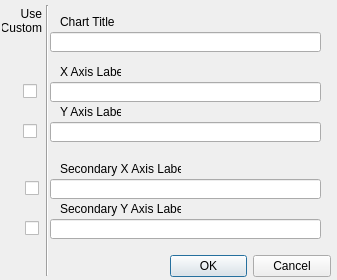
<?xml version="1.0" encoding="UTF-8"?>
<ui version="4.0">
 <class>tuplotAxisLabel</class>
 <widget class="QDialog" name="tuplotAxisLabel">
  <property name="geometry">
   <rect>
    <x>0</x>
    <y>0</y>
    <width>337</width>
    <height>280</height>
   </rect>
  </property>
  <property name="windowTitle">
   <string>Tuplot - Axis Labels</string>
  </property>
  <widget class="QDialogButtonBox" name="buttonBox">
   <property name="geometry">
    <rect>
     <x>170</x>
     <y>250</y>
     <width>161</width>
     <height>32</height>
    </rect>
   </property>
   <property name="orientation">
    <enum>Qt::Horizontal</enum>
   </property>
   <property name="standardButtons">
    <set>QDialogButtonBox::Cancel|QDialogButtonBox::Ok</set>
   </property>
  </widget>
  <widget class="QLineEdit" name="xAxisLabel">
   <property name="geometry">
    <rect>
     <x>50</x>
     <y>82</y>
     <width>271</width>
     <height>20</height>
    </rect>
   </property>
  </widget>
  <widget class="QLabel" name="label">
   <property name="geometry">
    <rect>
     <x>60</x>
     <y>64</y>
     <width>61</width>
     <height>16</height>
    </rect>
   </property>
   <property name="text">
    <string>X Axis Label</string>
   </property>
  </widget>
  <widget class="QLabel" name="label_2">
   <property name="geometry">
    <rect>
     <x>60</x>
     <y>104</y>
     <width>61</width>
     <height>16</height>
    </rect>
   </property>
   <property name="text">
    <string>Y Axis Label</string>
   </property>
  </widget>
  <widget class="QLineEdit" name="yAxisLabel">
   <property name="geometry">
    <rect>
     <x>50</x>
     <y>122</y>
     <width>271</width>
     <height>20</height>
    </rect>
   </property>
  </widget>
  <widget class="QLabel" name="label_3">
   <property name="geometry">
    <rect>
     <x>60</x>
     <y>161</y>
     <width>121</width>
     <height>16</height>
    </rect>
   </property>
   <property name="text">
    <string>Secondary X Axis Label</string>
   </property>
  </widget>
  <widget class="QLabel" name="label_4">
   <property name="geometry">
    <rect>
     <x>60</x>
     <y>201</y>
     <width>121</width>
     <height>16</height>
    </rect>
   </property>
   <property name="text">
    <string>Secondary Y Axis Label</string>
   </property>
  </widget>
  <widget class="QLineEdit" name="xAxisLabel2">
   <property name="geometry">
    <rect>
     <x>50</x>
     <y>179</y>
     <width>271</width>
     <height>20</height>
    </rect>
   </property>
  </widget>
  <widget class="QLineEdit" name="yAxisLabel2">
   <property name="geometry">
    <rect>
     <x>50</x>
     <y>219</y>
     <width>271</width>
     <height>20</height>
    </rect>
   </property>
  </widget>
  <widget class="QLineEdit" name="chartTitle">
   <property name="geometry">
    <rect>
     <x>50</x>
     <y>32</y>
     <width>271</width>
     <height>20</height>
    </rect>
   </property>
  </widget>
  <widget class="QLabel" name="label_5">
   <property name="geometry">
    <rect>
     <x>60</x>
     <y>14</y>
     <width>61</width>
     <height>16</height>
    </rect>
   </property>
   <property name="text">
    <string>Chart Title</string>
   </property>
  </widget>
  <widget class="QCheckBox" name="xAxisAuto_cb">
   <property name="geometry">
    <rect>
     <x>23</x>
     <y>83</y>
     <width>16</width>
     <height>17</height>
    </rect>
   </property>
   <property name="text">
    <string/>
   </property>
  </widget>
  <widget class="QLabel" name="label_6">
   <property name="geometry">
    <rect>
     <x>2</x>
     <y>5</y>
     <width>40</width>
     <height>31</height>
    </rect>
   </property>
   <property name="text">
    <string>Use Custom</string>
   </property>
   <property name="alignment">
    <set>Qt::AlignRight|Qt::AlignTrailing|Qt::AlignVCenter</set>
   </property>
   <property name="wordWrap">
    <bool>true</bool>
   </property>
  </widget>
  <widget class="QCheckBox" name="yAxisAuto_cb">
   <property name="geometry">
    <rect>
     <x>23</x>
     <y>123</y>
     <width>16</width>
     <height>17</height>
    </rect>
   </property>
   <property name="text">
    <string/>
   </property>
  </widget>
  <widget class="QCheckBox" name="xAxisAuto2_cb">
   <property name="geometry">
    <rect>
     <x>25</x>
     <y>180</y>
     <width>16</width>
     <height>17</height>
    </rect>
   </property>
   <property name="text">
    <string/>
   </property>
  </widget>
  <widget class="QCheckBox" name="yAxisAuto2_cb">
   <property name="geometry">
    <rect>
     <x>25</x>
     <y>220</y>
     <width>16</width>
     <height>17</height>
    </rect>
   </property>
   <property name="text">
    <string/>
   </property>
  </widget>
  <widget class="Line" name="line">
   <property name="geometry">
    <rect>
     <x>37</x>
     <y>5</y>
     <width>20</width>
     <height>271</height>
    </rect>
   </property>
   <property name="orientation">
    <enum>Qt::Vertical</enum>
   </property>
  </widget>
 </widget>
 <resources/>
 <connections>
  <connection>
   <sender>buttonBox</sender>
   <signal>accepted()</signal>
   <receiver>tuplotAxisLabel</receiver>
   <slot>accept()</slot>
   <hints>
    <hint type="sourcelabel">
     <x>248</x>
     <y>254</y>
    </hint>
    <hint type="destinationlabel">
     <x>157</x>
     <y>274</y>
    </hint>
   </hints>
  </connection>
  <connection>
   <sender>buttonBox</sender>
   <signal>rejected()</signal>
   <receiver>tuplotAxisLabel</receiver>
   <slot>reject()</slot>
   <hints>
    <hint type="sourcelabel">
     <x>316</x>
     <y>260</y>
    </hint>
    <hint type="destinationlabel">
     <x>286</x>
     <y>274</y>
    </hint>
   </hints>
  </connection>
 </connections>
</ui>
